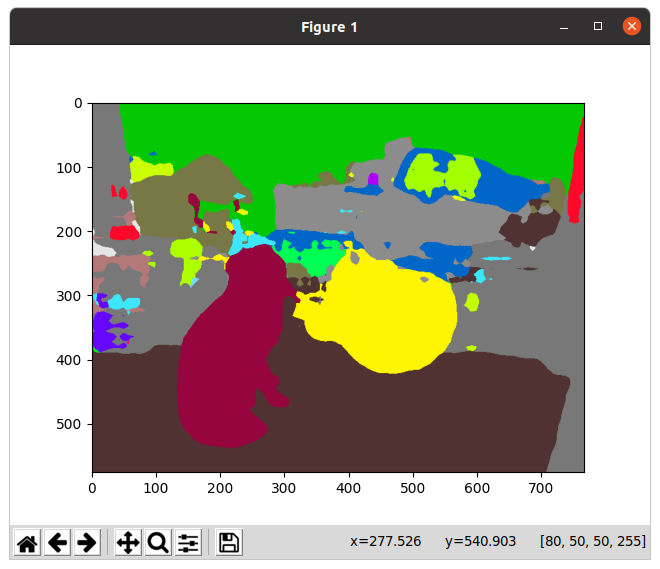

Python code for this plot:
import mxnet as mx 
import gluoncv as gcv 
import matplotlib.pyplot as plt 

intro = '''
# image segmentation
image segmentation is a parent term for:
* semantic image segmentation
* instance image segmentation

when use image segmentation?
* to understand the details of an image
* it make low level predictions
* classify every pixel on the image
* image segmentation try to predict the exact boundary of a class
* ex. use for satellite image analysis

imagine we have an image with trees, house, earth
so we will have three classes: trees, house, earth

## semantic image segmentation
the model will take a pixel and classify the particular 
pixel assigning probabilies to every one of these classes.

ex. the model picks a pixel form the tree: green leaves.
it can be a strong signal for the model to predict this as a class of tree.
so the model may assign following probabilies: house=5%, tree=90%, earth=5%

its common to assign a color for each class: house=blue, tree=yellow, earth=pink

background class is denoted with a class index: -1, color is black

## instance image segmentation
here we segment each instance of an object separatly.
ex. we have two trees. then in instance segmentation each tree is treated separatly.
in other words each tree will have separate pattern.

## GluonCV
GluonCV has a number of semantic segmentation models. 
these models are pre-trained on public available dataset.

## Datasets
ex. dataset contains 20.000 images with 140 classes 

### Pascal VOC (Visual Object Class)
* 2012
* 2900 images
* 6900 object

### COCO (Common Object in Context)
* 2017
* 123.000 images
* 886.000 objects

### ADE20K
* 2016
* 20.000 images
* 400.000 objects

## Models
* semantic segmentation model architecures
    * FCN (with ResNet)
    * PSP (with ResNet)
    * DeepLab (with ResNet)
* more under: https://gluon-cv.mxnet.io/model_zoo/segmentation.html

'''

print(intro)

image_filepath = './dog.jpg'

# load image
################################################################################
# use same image as in object-detection.py
image = mx.image.imread(image_filepath)
print('type: ', type(image))
print('shape: ', image.shape)
print('data type: ', image.dtype)
print('minimum value: ', image.min().asscalar())
print('maximum value: ', image.max().asscalar())
# type:  <class 'mxnet.ndarray.ndarray.NDArray'>
# shape:  (576, 768, 3)
# data type:  <class 'numpy.uint8'>
# minimum value:  0
# maximum value:  255

# visualize image
################################################################################
plt.imshow(image.asnumpy())
plt.show()

# transform and batch
################################################################################
transform = '''
we need to create our transformation from scratch.
there is no preset transformation for the dataset or the model we are use.

we can compose multiple transform steps into a single transform function: 
* transform #1: ToTensor
    * the data layer will be converted from HWC to CHW
    * data type will be converted from uint8 to float32
* transtorm #2: Normalize
    * normalize the values of the image by using the imagenet1k statistics
    * see also Keras impl: https://github.com/keras-team/keras-applications/blob/master/keras_applications/imagenet_utils.py#L123-L124
    * usually three different normalizing methods are used: 
        * normalizing the pixel values between 0 and 1
        * normalizing the pixel values between -1 and 1
        * normalizing according to the dataset mean & standard deviation (what we are using now)
'''
print(transform)

from mxnet.gluon.data.vision import transforms
transforms_fn = transforms.Compose([
    transforms.ToTensor(),
    transforms.Normalize([.485, .456, .406], [.229, .224, .225])
])

image = transforms_fn(image)
print('type: ', type(image))
print('shape: ', image.shape)
print('data type: ', image.dtype)
print('minimum value: ', image.min().asscalar())
print('maximum value: ', image.max().asscalar())
# type:  <class 'mxnet.ndarray.ndarray.NDArray'>
# shape:  (3, 576, 768)
# data type:  <class 'numpy.float32'>
# minimum value:  -2035.7142
# maximum value:  2.64

batch = '''
create a batch from a single image
add an extra dimension to the beginning of our image
'''
print(batch)
image = image.expand_dims(0)
print(image.shape)
# (1, 3, 576, 768)

# load model (from zoo)
################################################################################
load = '''
load a pre-trained model from model zoo
we will use the FCN network with the resnet50 backbone which is trained on ADE20K dataset.
network parameters will be cached in ~/.mxnet/models/...
'''
print(load)

network = gcv.model_zoo.get_model('fcn_resnet50_ade', pretrained=True)

# make prediction
################################################################################
prediction = '''
output of network.demo is a mxnet.ndarray
output is a batch of prediction
'''
print(prediction)

output = network.demo(image)
print(output.shape)
# (1, 150, 576, 768)

# we have only one image. lets slice it.
output = output[0]
print(output.shape)
# (150, 576, 768)

# how to interprete it?
# data layout it CHW
# we have 150 channels because ADE20K dataset has 150 classes
# 576 and 768 is corresponding to our image height and width. 
# the values in this array are logits (raw values)

# ex. take a random pixel from the image
px_height, px_width = 300, 500
# layout is CHW. lets slice
px_logit = output[:, px_height, px_width]
print('#############')
# now use softmax function to convert logits to probabilities
px_probability = mx.nd.softmax(px_logit)
px_round_probability = mx.nd.round(px_probability*100)
print(px_round_probability)

# use argmax function find the most likely class for the pixel
class_index = mx.nd.argmax(px_logit, axis=0)
# now convert float to int
class_index = class_index[0].astype('int').asscalar()
print(class_index)
# 2

# what is this class index?
# check the lookup table from indecies to labels
from gluoncv.data.ade20k.segmentation import ADE20KSegmentation
class_label = ADE20KSegmentation.CLASSES[class_index]
print(class_label)
# sky

# now perform it for all pixels
# axis=0 corresponds to channel dimension which are the classes
# output is a probability distributed across classes for every pixel
output_proba = mx.nd.softmax(output, axis=0)

output_heatmap = output_proba[2]
# plt.imshow(output_heatmap.asnumpy())
# plt.show()

prediction = mx.nd.argmax(output, 0).asnumpy()
# print(prediction)

# visualize most likely class
from gluoncv.utils.viz import get_color_pallete
prediction_image = get_color_pallete(prediction, 'ade20k')
plt.imshow(prediction_image)
plt.show()
